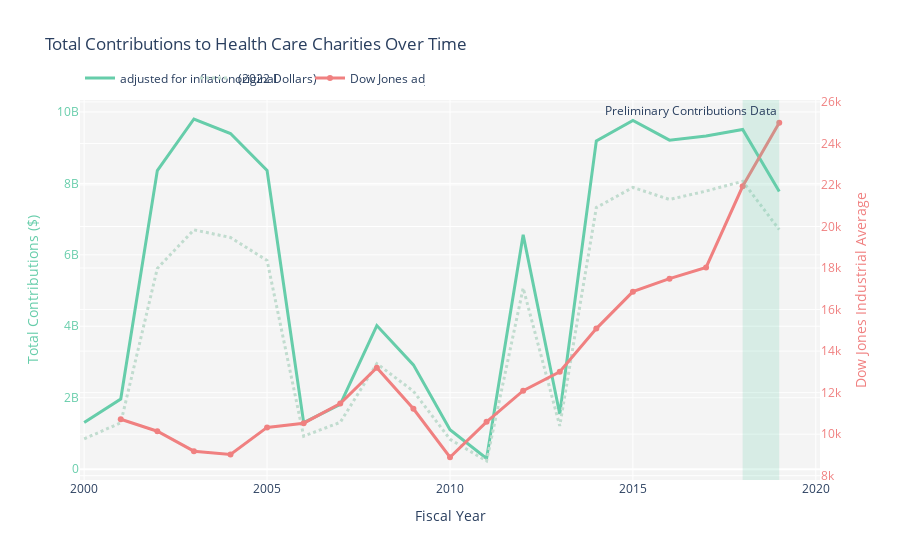

This figure's notebook cell:
### Code cell
fig = go.Figure()

line1 = go.Scatter(x=total_conts_adj['FISYR'], y=total_conts_adj[CONT_COL], name='adjusted for inflation (2022 Dollars)', yaxis='y1',
                   line = dict(color = ('mediumaquamarine'), width = 3))
line2 = go.Scatter(x=total_conts['FISYR'], y=total_conts[CONT_COL], name='original', yaxis='y1',
                   line = dict(color = ('rgba(193, 220, 207, 1)'), width = 3, dash='dot'))
line3 = go.Scatter(x=grouped['fis_yr'], y=grouped['dow_jones_adj_close'], name='Dow Jones adjusted close', yaxis='y2',
                   line = dict(color = ('lightcoral'), width = 3))

fig.add_trace(line1)
fig.add_trace(line2)
fig.add_trace(line3)
fig.add_vrect(x0=max(total_conts['FISYR'].tolist()) - 1, x1=max(total_conts['FISYR'].tolist()), 
              annotation= dict(text="Preliminary Contributions Data"),
              fillcolor="mediumaquamarine", opacity=0.2, line_width=0, name="incomplete data")

fig.update_layout(
    title='Total Contributions to Health Care Charities Over Time',
    xaxis_title='Fiscal Year',
    yaxis_title='Total Contributions',
    plot_bgcolor='rgba(200, 200, 200, 0.2)',
    legend=dict(
        orientation="h",
        entrywidth=70,
        yanchor="bottom",
        y=1.02,
        xanchor="left",
        x=0),
    yaxis=dict(
        title="Total Contributions ($)",
        titlefont=dict(color="mediumaquamarine"),
        tickfont=dict(color="mediumaquamarine")),
    yaxis2=dict(
        title="Dow Jones Industrial Average",
        overlaying="y",
        side="right",
        titlefont=dict(color="lightcoral"),
        tickfont=dict(color="lightcoral"))
    ) 
fig.show()

### Figure 1 — Plotly figure (JSON) as saved in the notebook; plotly's stock layout.template omitted (floating-point values rounded to 4 significant figures)
{"data": [{"line": {"color": "mediumaquamarine", "width": 3}, "name": "adjusted for inflation (2022 Dollars)", "type": "scatter", "x": [2000, 2001, 2002, 2003, 2004, 2005, 2006, 2007, 2008, 2009, 2010, 2011, 2012, 2013, 2014, 2015, 2016, 2017, 2018, 2019], "y": [1306000000.0, 1964000000.0, 8358000000.0, 9802000000.0, 9397000000.0, 8361000000.0, 1302000000.0, 1816000000.0, 4021000000.0, 2920000000.0, 1107000000.0, 300400000.0, 6560000000.0, 1543000000.0, 9191000000.0, 9764000000.0, 9210000000.0, 9326000000.0, 9510000000.0, 7772000000.0], "yaxis": "y"}, {"line": {"color": "rgba(193, 220, 207, 1)", "dash": "dot", "width": 3}, "name": "original", "type": "scatter", "x": [2000, 2001, 2002, 2003, 2004, 2005, 2006, 2007, 2008, 2009, 2010, 2011, 2012, 2013, 2014, 2015, 2016, 2017, 2018, 2019], "y": [849849185, 1298206677, 5620710287, 6700126913, 6484903638, 5842907400, 924130156, 1312487854, 2954499365, 2182312653, 838022490, 229101290, 5069533029, 1212245367, 7323134310, 7886987593, 7549358227, 7784876695, 8059342180, 6705395538], "yaxis": "y"}, {"line": {"color": "lightcoral", "width": 3}, "name": "Dow Jones adjusted close", "type": "scatter", "x": [2001, 2002, 2003, 2004, 2005, 2006, 2007, 2008, 2009, 2010, 2011, 2012, 2013, 2014, 2015, 2016, 2017, 2018, 2019], "y": [10720.0, 10140.0, 9181.0, 9018.0, 10330.0, 10530.0, 11470.0, 13200.0, 11220.0, 8888.0, 10590.0, 12090.0, 13000.0, 15080.0, 16860.0, 17490.0, 18030.0, 21940.0, 25000.0], "yaxis": "y2"}], "layout": {"annotations": [{"showarrow": false, "text": "Preliminary Contributions Data", "x": 2019, "xanchor": "right", "xref": "x", "y": 1, "yanchor": "top", "yref": "y domain"}], "autosize": true, "legend": {"entrywidth": 70, "orientation": "h", "x": 0, "xanchor": "left", "y": 1.02, "yanchor": "bottom"}, "plot_bgcolor": "rgba(200, 200, 200, 0.2)", "shapes": [{"fillcolor": "mediumaquamarine", "line": {"width": 0}, "name": "incomplete data", "opacity": 0.2, "type": "rect", "x0": 2018, "x1": 2019, "xref": "x", "y0": 0, "y1": 1, "yref": "y domain"}], "title": {"text": "Total Contributions to Health Care Charities Over Time"}, "xaxis": {"autorange": true, "range": [2000.0, 2020.0], "title": {"text": "Fiscal Year"}, "type": "linear"}, "yaxis": {"autorange": true, "range": [-302700000.0, 10330000000.0], "tickfont": {"color": "mediumaquamarine"}, "title": {"font": {"color": "mediumaquamarine"}, "text": "Total Contributions ($)"}, "type": "linear"}, "yaxis2": {"autorange": true, "overlaying": "y", "range": [7708.0, 26180.0], "side": "right", "tickfont": {"color": "lightcoral"}, "title": {"font": {"color": "lightcoral"}, "text": "Dow Jones Industrial Average"}, "type": "linear"}}}
